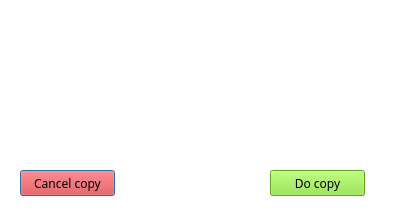
<?xml version="1.0" encoding="UTF-8"?>
<ui version="4.0">
 <class>Dialog</class>
 <widget class="QDialog" name="Dialog">
  <property name="geometry">
   <rect>
    <x>0</x>
    <y>0</y>
    <width>400</width>
    <height>220</height>
   </rect>
  </property>
  <property name="font">
   <font>
    <family>Ubuntu Mono</family>
   </font>
  </property>
  <property name="windowTitle">
   <string>Before Start...</string>
  </property>
  <property name="styleSheet">
   <string notr="true">background-color: rgb(255, 255, 255);</string>
  </property>
  <property name="modal">
   <bool>true</bool>
  </property>
  <widget class="QPushButton" name="cancel_button">
   <property name="geometry">
    <rect>
     <x>20</x>
     <y>170</y>
     <width>95</width>
     <height>26</height>
    </rect>
   </property>
   <property name="cursor">
    <cursorShape>PointingHandCursor</cursorShape>
   </property>
   <property name="styleSheet">
    <string notr="true">background-color: rgb(239, 41, 41);
border-color: rgb(164, 0, 0);</string>
   </property>
   <property name="text">
    <string>Cancel copy</string>
   </property>
  </widget>
  <widget class="QPushButton" name="okay_button">
   <property name="geometry">
    <rect>
     <x>270</x>
     <y>170</y>
     <width>95</width>
     <height>26</height>
    </rect>
   </property>
   <property name="cursor">
    <cursorShape>PointingHandCursor</cursorShape>
   </property>
   <property name="styleSheet">
    <string notr="true">background-color: rgb(138, 226, 52);
border-color: rgb(78, 154, 6);</string>
   </property>
   <property name="text">
    <string>Do copy</string>
   </property>
  </widget>
  <widget class="QLabel" name="info1_label">
   <property name="geometry">
    <rect>
     <x>10</x>
     <y>10</y>
     <width>380</width>
     <height>71</height>
    </rect>
   </property>
   <property name="sizePolicy">
    <sizepolicy hsizetype="Expanding" vsizetype="Expanding">
     <horstretch>0</horstretch>
     <verstretch>0</verstretch>
    </sizepolicy>
   </property>
   <property name="minimumSize">
    <size>
     <width>350</width>
     <height>0</height>
    </size>
   </property>
   <property name="maximumSize">
    <size>
     <width>380</width>
     <height>16777215</height>
    </size>
   </property>
   <property name="font">
    <font>
     <family>Ubuntu Mono</family>
    </font>
   </property>
   <property name="cursor">
    <cursorShape>PointingHandCursor</cursorShape>
   </property>
   <property name="text">
    <string/>
   </property>
   <property name="scaledContents">
    <bool>true</bool>
   </property>
   <property name="textInteractionFlags">
    <set>Qt::LinksAccessibleByMouse|Qt::TextSelectableByMouse</set>
   </property>
  </widget>
  <widget class="QLabel" name="info2_label">
   <property name="geometry">
    <rect>
     <x>10</x>
     <y>130</y>
     <width>381</width>
     <height>31</height>
    </rect>
   </property>
   <property name="font">
    <font>
     <family>Ubuntu Mono</family>
    </font>
   </property>
   <property name="text">
    <string/>
   </property>
  </widget>
  <widget class="QLabel" name="info3_label">
   <property name="geometry">
    <rect>
     <x>10</x>
     <y>90</y>
     <width>371</width>
     <height>31</height>
    </rect>
   </property>
   <property name="font">
    <font>
     <family>Ubuntu Mono</family>
     <weight>75</weight>
     <bold>true</bold>
    </font>
   </property>
   <property name="styleSheet">
    <string notr="true">color: rgb(239, 41, 41);</string>
   </property>
   <property name="text">
    <string/>
   </property>
   <property name="alignment">
    <set>Qt::AlignCenter</set>
   </property>
  </widget>
 </widget>
 <resources/>
 <connections/>
</ui>
